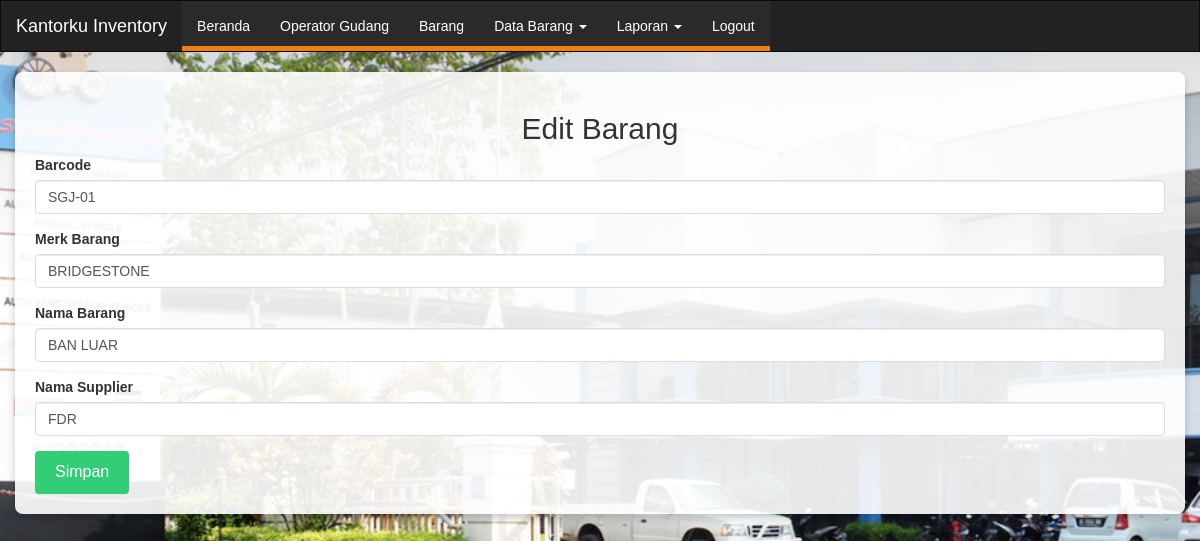
The page /data/editbarang.php?id_barang=1 on the database its author committed.
### tables this page shows
CREATE TABLE `barang` (
  `id_barang` int NOT NULL,
  `barcode` varchar(15) NOT NULL,
  `merk_barang` varchar(30) NOT NULL,
  `nama_barang` varchar(30) NOT NULL,
  `nama_supplier` varchar(255) DEFAULT NULL
);

### data/editbarang.php (the view, shortened to what this page needs)
<?php
include '../koneksi.php';
?>
<!DOCTYPE html>
<html lang="id">
<head>
    <link rel="stylesheet" href="https://maxcdn.bootstrapcdn.com/bootstrap/3.3.7/css/bootstrap.min.css">
    <link href="../karre.css" rel="stylesheet" />
</head>
<body>
<nav class="navbar navbar-inverse">
    <div class="container-fluid">
        <div class="navbar-header">
            <a class="navbar-brand" href="#">Kantorku Inventory</a>
        </div>
        <div class="collapse navbar-collapse" id="navbarNav">
            <ul class="nav navbar-nav">
                <li><a href="../beranda.php">Beranda</a></li>
                <li><a href="../admin/admin.php">Operator Gudang</a></li>
                <li><a href="barang.php">Barang</a></li>
                <li class="dropdown">
                    <a href="#" class="dropdown-toggle" data-toggle="dropdown" role="button" aria-haspopup="true" aria-expanded="false">Data Barang <span class="caret"></span></a>
                </li>
                <li class="dropdown">
                    <a href="#" class="dropdown-toggle" data-toggle="dropdown" role="button" aria-haspopup="true" aria-expanded="false">Laporan <span class="caret"></span></a>
                </li>
                <li><a href="../index.php">Logout</a></li>
            </ul>
        </div>
    </div>
</nav>
<div class="container">
    <?php
    $id_barang = $_GET['id_barang'];
    $sql = "SELECT * FROM barang WHERE id_barang = ?";
    $stmt = $db_link->prepare($sql);
    $stmt->bind_param("i", $id_barang);
    $stmt->execute();
    $result = $stmt->get_result();
    $data = $result->fetch_assoc();
    ?>
    <h2 class="text-center">Edit Barang</h2>
    <form action="aksi_edit_barang.php?id_barang=<?php echo urlencode($id_barang); ?>" method="POST">
        <div class="form-group">
            <label for="barcode"><strong>Barcode</strong></label>
            <input type="text" class="form-control" id="barcode" name="barcode" value="<?php echo htmlspecialchars($data['barcode']); ?>" required>
        </div>
        <div class="form-group">
            <label for="merk_barang"><strong>Merk Barang</strong></label>
            <input type="text" class="form-control" id="merk_barang" name="merk_barang" value="<?php echo htmlspecialchars($data['merk_barang']); ?>" required>
        </div>
        <div class="form-group">
            <label for="nama_barang"><strong>Nama Barang</strong></label>
            <input type="text" class="form-control" id="nama_barang" name="nama_barang" value="<?php echo htmlspecialchars($data['nama_barang']); ?>" required>
        </div>
        <div class="form-group">
            <label for="nama_supplier"><strong>Nama Supplier</strong></label>
            <input type="text" class="form-control" id="nama_supplier" name="nama_supplier" value="<?php echo htmlspecialchars($data['nama_supplier']); ?>" required>
        </div>
        <button type="submit" class="btn btn-primary">Simpan</button>
    </form>
</div>
</body>
</html>

### karre.css (style rules this page uses)
body { margin:0px; padding: 0px; }
.nav { background-color: #2a2a2a; height: 50px; border-bottom:5px solid #ef8009; }

### data/editbarang.php (style rules this page uses)
body { background-image: url('../selecta1.jpg'); background-size: cover; background-position: center; background-attachment: fixed; background-repeat: no-repeat; font-family: 'Arial', sans-serif; }
.navbar { margin-bottom: 0; border-radius: 0; }
.navbar-brand, .navbar-nav > li > a { color: #fff !important; }
.container { background-color: rgba(255, 255, 255, 0.9); border-radius: 8px; box-shadow: 0 4px 8px rgba(0, 0, 0, 0.2); padding: 20px; margin-top: 20px; }
.form-control { border-radius: 4px; border: 1px solid #ddd; }
.btn-primary { background-color: #33cd77; border: none; border-radius: 4px; padding: 10px 20px; font-size: 16px; cursor: pointer; }

### rows shown on the page
barang: barcode "SGJ-01", merk_barang "BRIDGESTONE", nama_barang "BAN LUAR", nama_supplier "FDR"
